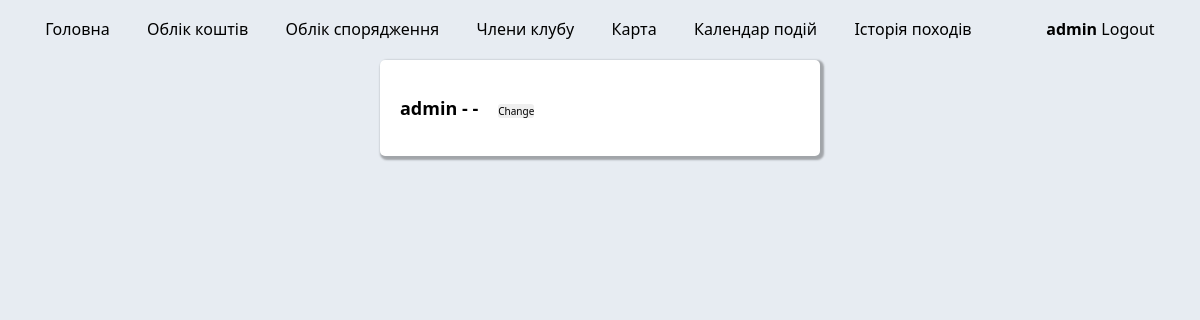
The page /club_members/ (signed in) on the database as committed earlier.
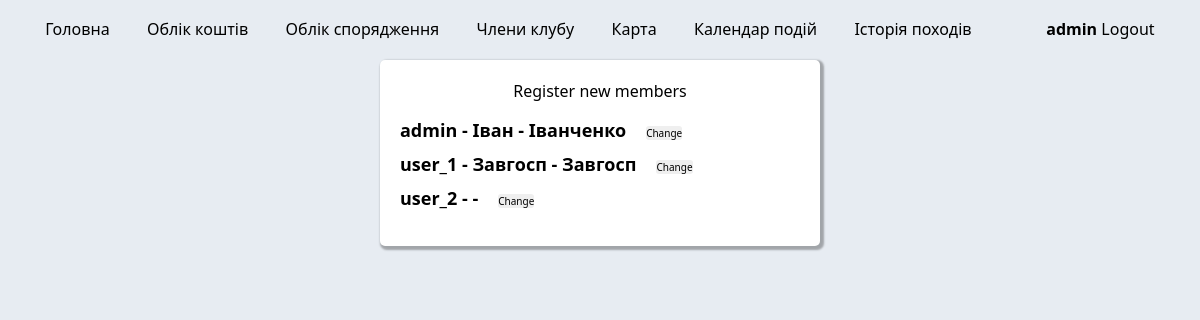
The same page on the database as committed later.
### users/models.py (models this page shows, shortened)
class Profile(models.Model):
    user_name = models.CharField(max_length=50)
    user_lastname = models.CharField(max_length=50)
    user_birthday = models.DateField(blank=True, null=True)
    user_avatar = models.ImageField(default='avatar_default.png', upload_to='profile_images')
    user_position = models.ManyToManyField(UserPositions)
    user_experience = models.CharField(max_length=250)
    user_location = models.CharField(max_length=50)
    user_info = models.CharField(max_length=250)
    phone = PhoneNumberField(blank=True)
    email = models.EmailField(max_length=100)
    user = models.OneToOneField(User, on_delete=models.CASCADE)

### users/views.py (the view)
# urls.py: path("club_members/", views.get_users, name="club_members"),
@decorators.login_required(login_url='/login/')
def get_users(request):
    allowed_positions = ["Head"] #### Винести в окремий файл
    profile = request.user.profile
    has_permission = profile.user_position.filter(positions_category__in=allowed_positions).exists()
    members = Profile.objects.all()
    return render(
                    request,
                    "users/club_members.html",
                    context={"members": members, "has_permission":has_permission}
                )

### users/templates/users/club_members.html (shortened to what this page needs)
{% extends "layouts/base.html" %}
{% block stylesheets %}{% endblock stylesheets %} {% block content %}
<div class="modal">
  {% if has_permission %}
  <a class="link" href="{% url 'users:signup' %}">Register new members</a>
  {% endif %}
<ul class="list" >
    {% for member in members%}
    <li class="items items-left">
      <a class="link" href="{% url 'users:profile' member.id %}" >
        {{ member.user.username }} - {{member.user_name}} - {{member.user_lastname}}
      </a>
      {% if request.user.username == member.user.username or has_permission %}
        <div class="buttons buttons-right">
        <a class="link" href="{% url 'users:change_profile' member.id %}" role="button"><button class="btn btn-right" type="button"> Change</button></a>
        </div>
      {% endif %}
    </li>
    {% endfor %}
  </ul>
</div>
{% endblock content %}

Rows that differ between the two databases and show on the page:
changed Profile "admin": user_name (not shown) → "Іван"; user_lastname (not shown) → "Іванченко"
added Profile: user.username "user_1", user_name "Завгосп", user_lastname "Завгосп", shows "Change"
added Profile: user.username "user_2", shows "Change"
Other text that changed with them:
text now shown: "Register new members"
